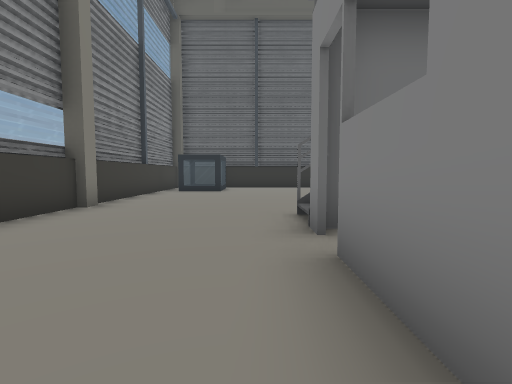
view 1 (above)

16 first-person views from a walk through a scene from a Unity 3-D project. The camera is 0.72 m above the floor, tilts 4° down and sees 85° across. The floor is counted in squares, 1 m on a side. Each view is taken from the middle of a square. On the plan, view 1 faces up. The plan holds only what a view shows up to about 10 squares ahead; the rest is blank. The place goes on beyond the plan. The player character is not drawn. Some surface patterns are stand-ins.

view 2
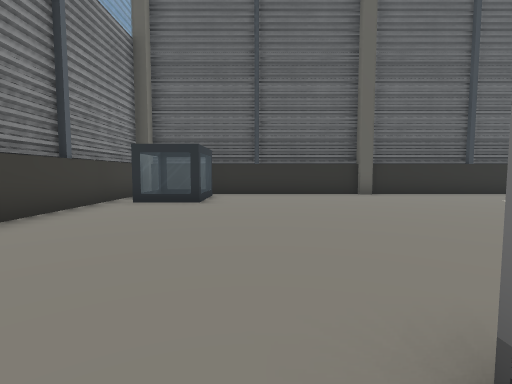

view 3
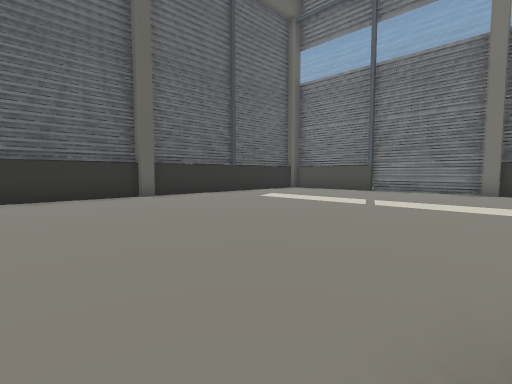

view 4
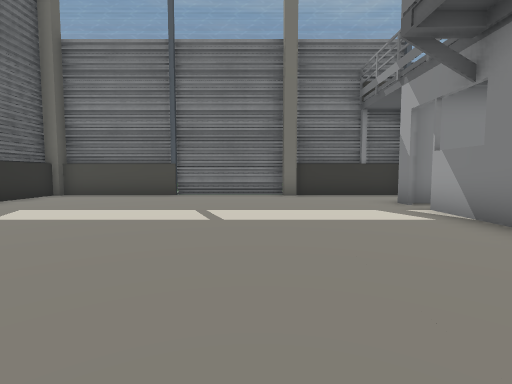

view 5
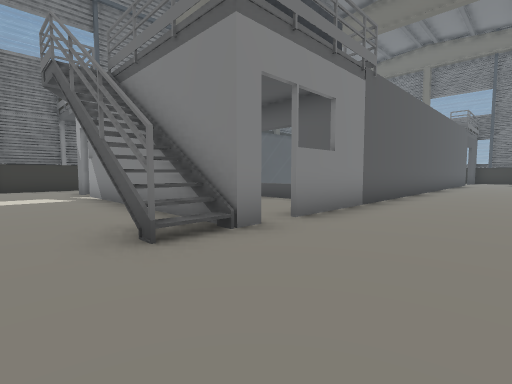

view 6
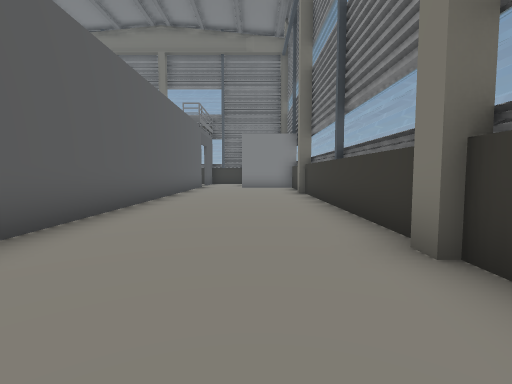

view 7
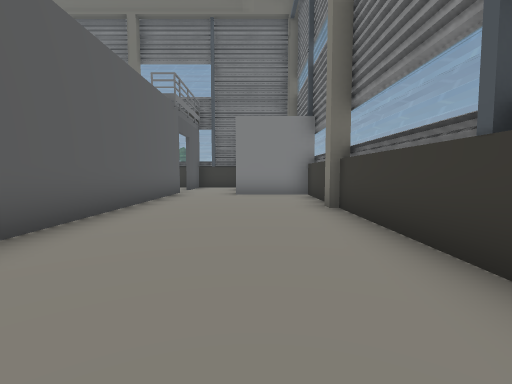

view 8
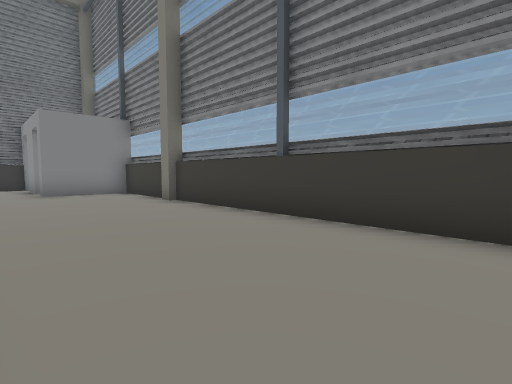

view 9
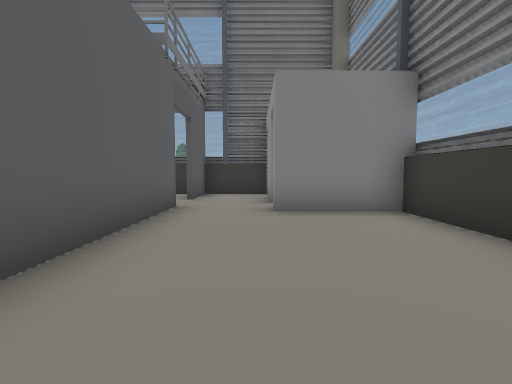

view 10
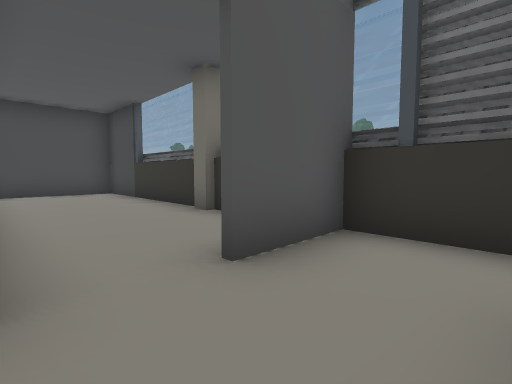

view 11
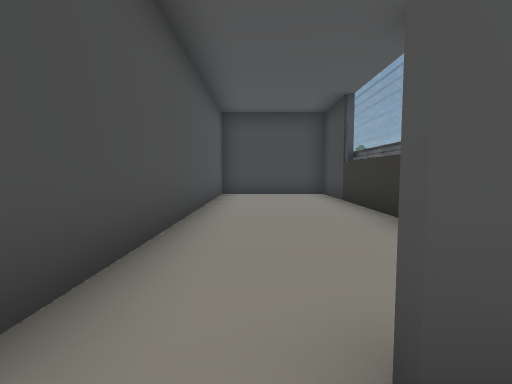

view 12
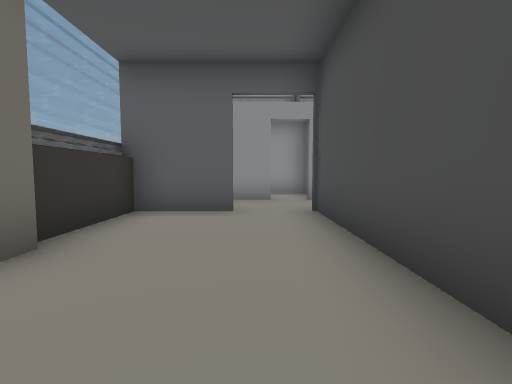

view 13
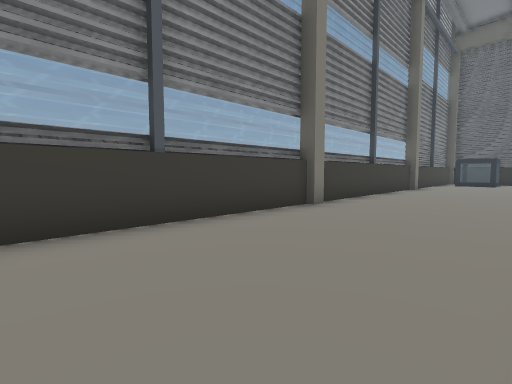

view 14
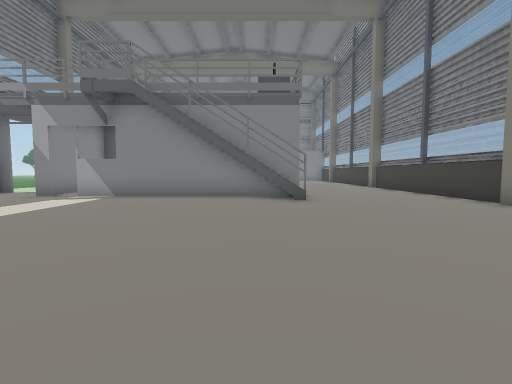

view 15
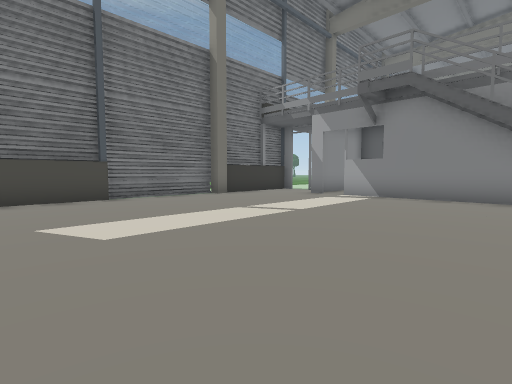

view 16
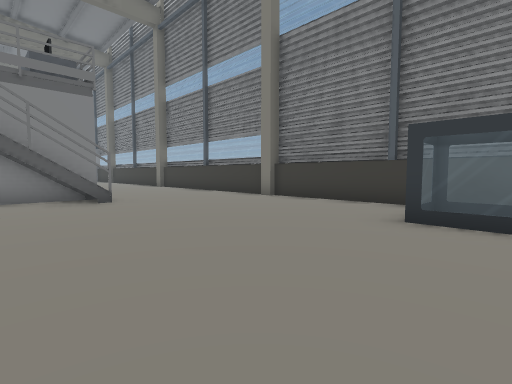

### Floor plan
Key: @ floor where view 1 was taken; # wall or solid block; x gap in a wall; . floor; = window, fence, low wall or low ledge; T thing the floor can be seen under or through.
Columns run from 4 left of view 1 to 11 right of it. Each row starts with its distance up from view 1.
 14  ..............
 13 ##TTTTTT########
 12 #==............#
 11 #==............#
 10 #..............#
  9 #..............#
  8 #..............#
  7 #..............#
  6 #..............#
  5 #....##........#
  4 #....#########.#
  3 #....#       #.#
  2 #....#       #x#
  1 #....#
  0 #...@#
 -1 #....#
 -2 #....#
 -3 #....#
 -4 #....#
 -5 #....#
 -6 #....#
 -7 #....#
 -8 #....#
 -9 #....#
-10 #....#
-11 #....#
-12 ###..#
-13 #....#########
-14   #..........#
-15   ##.#.......#
-16    ###########
-17    ..... ..

Positions as (right, up) in squares from view 1, and headings:
1: (0, 0), facing up
2: (0, 4), facing up
3: (0, 5), facing up-right
4: (2, 7), facing right
5: (-2, 6), facing down-right
6: (-2, 1), facing down
7: (-2, -3), facing down
8: (0, -2), facing down-left
9: (-1, -7), facing down
10: (-1, -13), facing down-right
11: (0, -14), facing right
12: (6, -14), facing left
13: (0, -7), facing up-left
14: (2, 12), facing down
15: (3, 12), facing down-right
16: (3, 12), facing down-left
